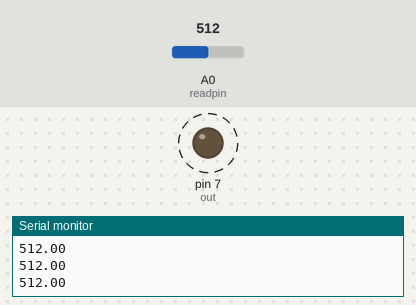
The sketch below on a simulated Arduino Uno, built with avr-gcc and run on an emulated ATmega328P. Parts: output pins drawn as LEDs (lit = HIGH), the last lines printed to the serial monitor. Dashed ring = blinking. Inputs (shaded band) come from the test bench; at power-on: A0 (readpin) = 512.

Above: at 1.2 s.
1.3 s: A0 (readpin) set to 0
At 2.1 s:
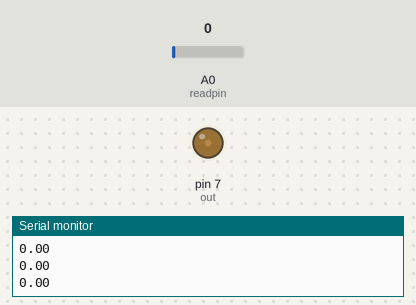
2.9 s: A0 (readpin) set to 5
4.4 s: A0 (readpin) set to 8
7.4 s: A0 (readpin) set to 716
10.4 s: A0 (readpin) set to 122
At 10.82 s:
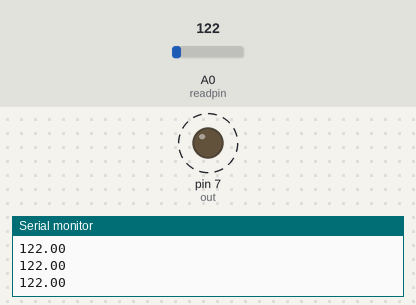
12.1 s: A0 (readpin) set to 306
At 13.2 s:
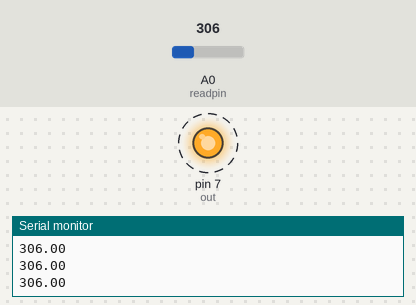
Timing chart, 0 to 16.1 s (numbered marks = the images above; inputs shaded):
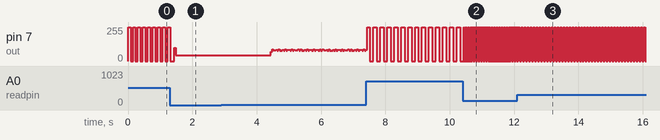

The sketch:

LDR_Buzzer.ino
```cpp
//Passive Buzzer
int readpin = A0;
float readval = 0;
float buzztime = 0;
int delaytime = 500;
int out = 7;

void setup() {
  // put your setup code here, to run once:
pinMode (readpin, INPUT);
pinMode (out, OUTPUT);
Serial.begin(9600);
}

void loop() {
  // put your main code here, to run repeatedly:
readval = analogRead(readpin);
buzztime = ((9./60.)*readval) + 1;
Serial.println(readval);

digitalWrite(out, HIGH);
delay (buzztime);
digitalWrite(out, LOW);
delay (buzztime);
}
```

Measured:
- after the input at 10.4 s, pin 7 (out): alternates 255/255 for 0.02 s and 0/255 for 0.02 s, starting after 0.06 s
- after the input at 12.1 s, pin 7 (out): alternates 255/255 for 0.05 s and 0/255 for 0.05 s, starting after 0.13 s
- by itself, pin 7 (out): alternates 255/255 for 0.11 s and 0/255 for 0.11 s
